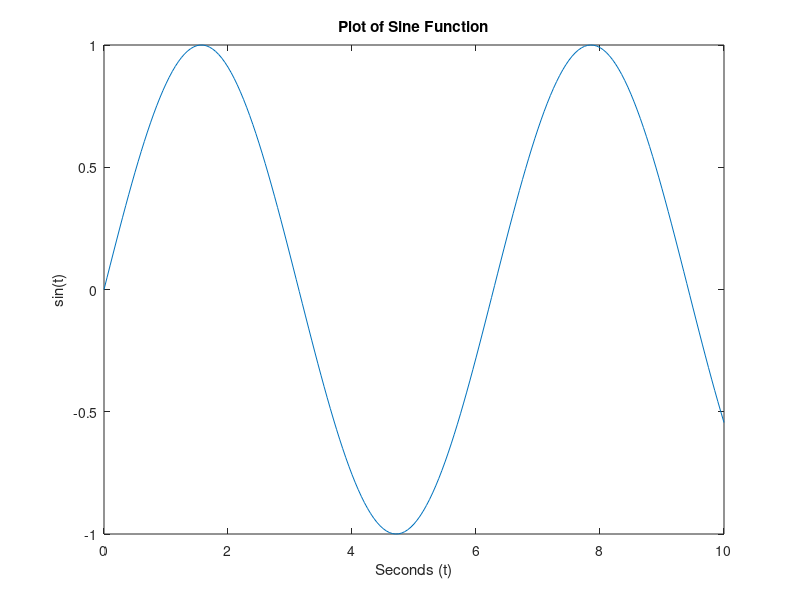

Reproduce this figure in MATLAB.
clc;
clear;
close all

A = eye(3);
B = eye(3);
C = [1;4;7];
D = (A+B)*C;

t = 0:1/20:10;
y = sin(t);
plot(t,y);
xlabel('Seconds (t)');
ylabel('sin(t)');
title('Plot of Sine Function')

s=tf('s');
myFunction = s^4+3*s^3-15*s^2-2*s+9;

roots = zero(myFunction);